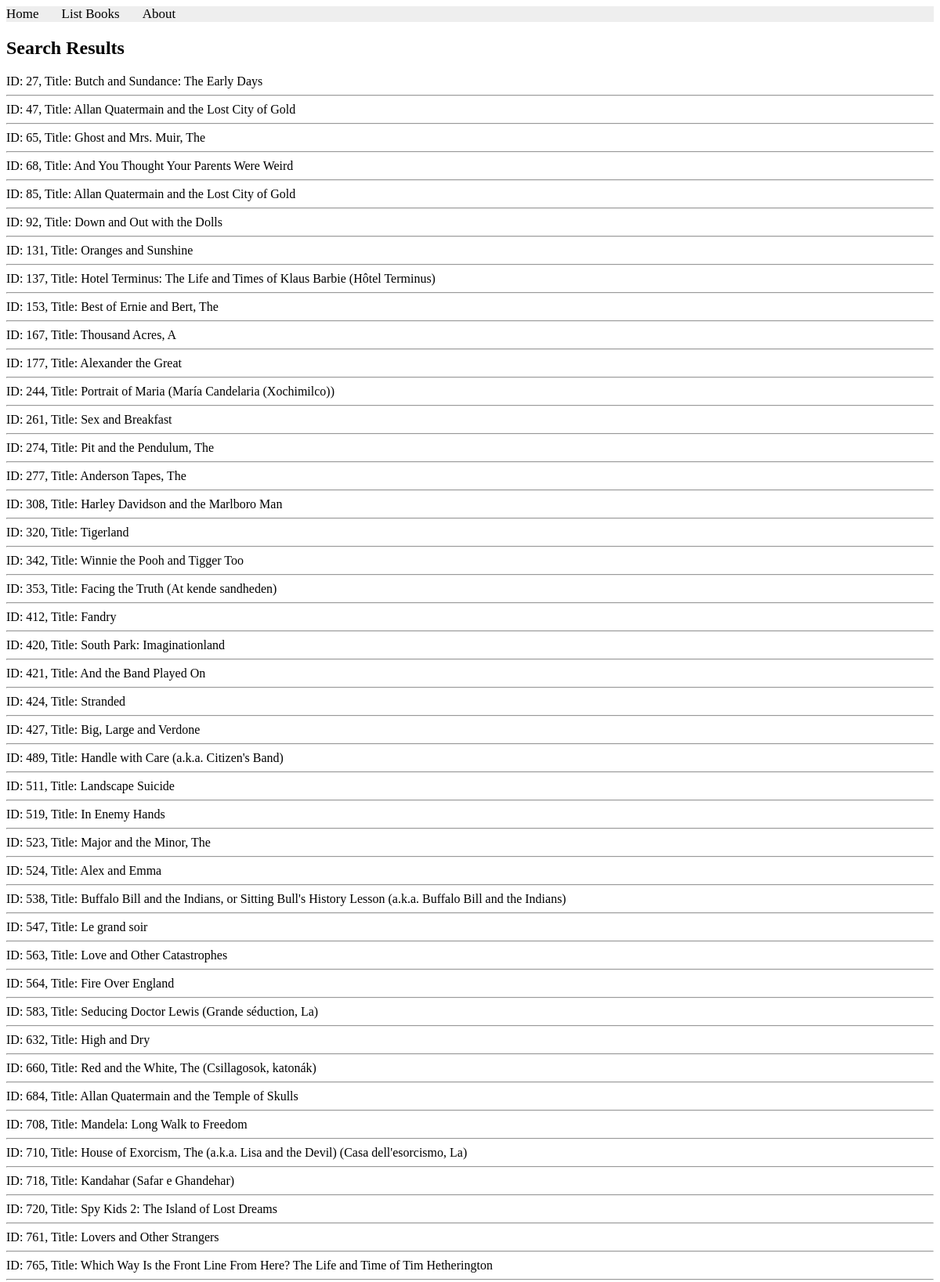
/books/simple/query/ (upper part), run on the app's committed database.
### apps/bookmodule/models.py (models this page shows)
class Book(models.Model):
    title = models.CharField(max_length = 50)
    author = models.CharField(max_length = 50)
    price = models.FloatField(default = 0.0)
    edition = models.SmallIntegerField(default = 1)

### apps/bookmodule/views.py (the view)
# urls.py: path('simple/query/', views.simple_query, name="books.simpleQuery"),
def simple_query(request):
    mybooks=Book.objects.filter(title__icontains='and')
    return render(request, 'bookmodule/bookList.html', {'books':mybooks})

### apps/templates/bookmodule/bookList.html (shortened to what this page needs)
{% extends "layouts/base.html" %}
{% load static %}
{% block content %}
<h2>Search Results</h2>
{% for obj in books %}
    ID: {{obj.id}}, Title: {{obj.title}}
    <hr>
{% endfor %}
{% endblock content %}

### data on the page
Book: id "27", title "Butch and Sundance: The Early Days"
Book: id "47", title "Allan Quatermain and the Lost City of Gold"
Book: id "65", title "Ghost and Mrs. Muir, The"
Book: id "68", title "And You Thought Your Parents Were Weird"
Book: id "85", title "Allan Quatermain and the Lost City of Gold"
Book: id "92", title "Down and Out with the Dolls"
Book: id "131", title "Oranges and Sunshine"
Book: id "137", title "Hotel Terminus: The Life and Times of Klaus Barbie (Hôtel Terminus)"
Book: id "153", title "Best of Ernie and Bert, The"
Book: id "167", title "Thousand Acres, A"
Book: id "177", title "Alexander the Great"
Book: id "244", title "Portrait of Maria (María Candelaria (Xochimilco))"
Book: id "261", title "Sex and Breakfast"
Book: id "274", title "Pit and the Pendulum, The"
Book: id "277", title "Anderson Tapes, The"
Book: id "308", title "Harley Davidson and the Marlboro Man"
Book: id "320", title "Tigerland"
Book: id "342", title "Winnie the Pooh and Tigger Too"
Book: id "353", title "Facing the Truth (At kende sandheden)"
Book: id "412", title "Fandry"
Book: id "420", title "South Park: Imaginationland"
Book: id "421", title "And the Band Played On"
Book: id "424", title "Stranded"
Book: id "427", title "Big, Large and Verdone"
Book: id "489", title "Handle with Care (a.k.a. Citizen's Band)"
Book: id "511", title "Landscape Suicide"
Book: id "519", title "In Enemy Hands"
Book: id "523", title "Major and the Minor, The"
Book: id "524", title "Alex and Emma"
Book: id "538", title "Buffalo Bill and the Indians, or Sitting Bull's History Lesson (a.k.a. Buffalo Bill and the Indians)"
Book: id "547", title "Le grand soir"
Book: id "563", title "Love and Other Catastrophes"
Book: id "564", title "Fire Over England"
Book: id "583", title "Seducing Doctor Lewis (Grande séduction, La)"
Book: id "632", title "High and Dry"
Book: id "660", title "Red and the White, The (Csillagosok, katonák)"
Book: id "684", title "Allan Quatermain and the Temple of Skulls"
Book: id "708", title "Mandela: Long Walk to Freedom"
Book: id "710", title "House of Exorcism, The (a.k.a. Lisa and the Devil) (Casa dell'esorcismo, La)"
Book: id "718", title "Kandahar (Safar e Ghandehar)"
Book: id "720", title "Spy Kids 2: The Island of Lost Dreams"
Book: id "761", title "Lovers and Other Strangers"
Book: id "765", title "Which Way Is the Front Line From Here? The Life and Time of Tim Hetherington"
